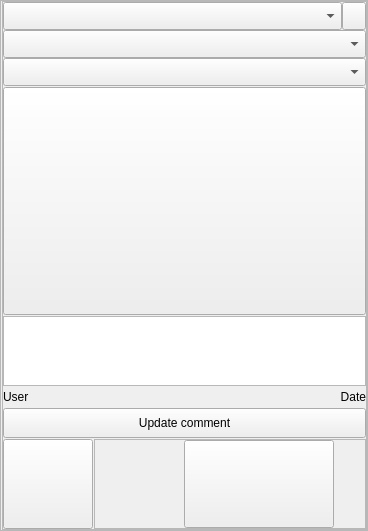
                  <widget class="QFrame" name="launcher_frame">
                   <property name="minimumSize">
                    <size>
                     <width>368</width>
                     <height>0</height>
                    </size>
                   </property>
                   <property name="maximumSize">
                    <size>
                     <width>368</width>
                     <height>16777215</height>
                    </size>
                   </property>
                   <property name="frameShape">
                    <enum>QFrame::StyledPanel</enum>
                   </property>
                   <property name="frameShadow">
                    <enum>QFrame::Raised</enum>
                   </property>
                   <layout class="QVBoxLayout" name="verticalLayout_10">
                    <property name="spacing">
                     <number>1</number>
                    </property>
                    <property name="leftMargin">
                     <number>1</number>
                    </property>
                    <property name="topMargin">
                     <number>0</number>
                    </property>
                    <property name="rightMargin">
                     <number>0</number>
                    </property>
                    <property name="bottomMargin">
                     <number>0</number>
                    </property>
                    <item>
                     <widget class="QFrame" name="launcher_frame_2">
                      <property name="frameShape">
                       <enum>QFrame::StyledPanel</enum>
                      </property>
                      <property name="frameShadow">
                       <enum>QFrame::Raised</enum>
                      </property>
                      <layout class="QVBoxLayout" name="verticalLayout_3">
                       <property name="spacing">
                        <number>1</number>
                       </property>
                       <property name="leftMargin">
                        <number>0</number>
                       </property>
                       <property name="topMargin">
                        <number>0</number>
                       </property>
                       <property name="rightMargin">
                        <number>0</number>
                       </property>
                       <property name="bottomMargin">
                        <number>0</number>
                       </property>
                       <item>
                        <layout class="QGridLayout" name="gridLayout_4">
                         <property name="spacing">
                          <number>0</number>
                         </property>
                         <item row="3" column="0">
                          <widget class="QComboBox" name="versions_comboBox">
                           <property name="minimumSize">
                            <size>
                             <width>0</width>
                             <height>28</height>
                            </size>
                           </property>
                          </widget>
                         </item>
                         <item row="2" column="0">
                          <widget class="QComboBox" name="software_comboBox">
                           <property name="minimumSize">
                            <size>
                             <width>0</width>
                             <height>28</height>
                            </size>
                           </property>
                          </widget>
                         </item>
                         <item row="1" column="0">
                          <layout class="QHBoxLayout" name="horizontalLayout_6">
                           <item>
                            <widget class="QComboBox" name="variants_comboBox">
                             <property name="minimumSize">
                              <size>
                               <width>0</width>
                               <height>28</height>
                              </size>
                             </property>
                            </widget>
                           </item>
                           <item>
                            <widget class="QPushButton" name="add_variant_pushButton">
                             <property name="sizePolicy">
                              <sizepolicy hsizetype="Fixed" vsizetype="Fixed">
                               <horstretch>0</horstretch>
                               <verstretch>0</verstretch>
                              </sizepolicy>
                             </property>
                             <property name="minimumSize">
                              <size>
                               <width>0</width>
                               <height>28</height>
                              </size>
                             </property>
                             <property name="maximumSize">
                              <size>
                               <width>24</width>
                               <height>16777215</height>
                              </size>
                             </property>
                             <property name="text">
                              <string/>
                             </property>
                            </widget>
                           </item>
                          </layout>
                         </item>
                        </layout>
                       </item>
                       <item>
                        <layout class="QHBoxLayout" name="horizontalLayout_13">
                         <property name="spacing">
                          <number>0</number>
                         </property>
                         <item>
                          <widget class="QPushButton" name="image_button">
                           <property name="sizePolicy">
                            <sizepolicy hsizetype="Expanding" vsizetype="Fixed">
                             <horstretch>0</horstretch>
                             <verstretch>0</verstretch>
                            </sizepolicy>
                           </property>
                           <property name="minimumSize">
                            <size>
                             <width>363</width>
                             <height>228</height>
                            </size>
                           </property>
                           <property name="maximumSize">
                            <size>
                             <width>363</width>
                             <height>228</height>
                            </size>
                           </property>
                           <property name="text">
                            <string/>
                           </property>
                          </widget>
                         </item>
                        </layout>
                       </item>
                       <item>
                        <widget class="QTextEdit" name="asset_comment_textEdit">
                         <property name="sizePolicy">
                          <sizepolicy hsizetype="Expanding" vsizetype="Expanding">
                           <horstretch>0</horstretch>
                           <verstretch>0</verstretch>
                          </sizepolicy>
                         </property>
                         <property name="verticalScrollBarPolicy">
                          <enum>Qt::ScrollBarAlwaysOff</enum>
                         </property>
                         <property name="horizontalScrollBarPolicy">
                          <enum>Qt::ScrollBarAlwaysOff</enum>
                         </property>
                         <property name="sizeAdjustPolicy">
                          <enum>QAbstractScrollArea::AdjustToContents</enum>
                         </property>
                        </widget>
                       </item>
                       <item>
                        <layout class="QHBoxLayout" name="horizontalLayout_7">
                         <item>
                          <widget class="QLabel" name="asset_user_label">
                           <property name="minimumSize">
                            <size>
                             <width>0</width>
                             <height>20</height>
                            </size>
                           </property>
                           <property name="maximumSize">
                            <size>
                             <width>16777215</width>
                             <height>20</height>
                            </size>
                           </property>
                           <property name="text">
                            <string>User</string>
                           </property>
                          </widget>
                         </item>
                         <item>
                          <widget class="QLabel" name="asset_date_label">
                           <property name="minimumSize">
                            <size>
                             <width>0</width>
                             <height>20</height>
                            </size>
                           </property>
                           <property name="maximumSize">
                            <size>
                             <width>16777215</width>
                             <height>20</height>
                            </size>
                           </property>
                           <property name="text">
                            <string>Date</string>
                           </property>
                           <property name="alignment">
                            <set>Qt::AlignRight|Qt::AlignTrailing|Qt::AlignVCenter</set>
                           </property>
                          </widget>
                         </item>
                        </layout>
                       </item>
                       <item>
                        <widget class="QPushButton" name="comment_pushButton">
                         <property name="minimumSize">
                          <size>
                           <width>0</width>
                           <height>30</height>
                          </size>
                         </property>
                         <property name="text">
                          <string>Update comment</string>
                         </property>
                        </widget>
                       </item>
                       <item>
                        <widget class="QFrame" name="launch_button_frame">
                         <property name="sizePolicy">
                          <sizepolicy hsizetype="Preferred" vsizetype="Fixed">
                           <horstretch>0</horstretch>
                           <verstretch>0</verstretch>
                          </sizepolicy>
                         </property>
                         <layout class="QHBoxLayout" name="horizontalLayout_5">
                          <property name="spacing">
                           <number>1</number>
                          </property>
                          <property name="leftMargin">
                           <number>0</number>
                          </property>
                          <property name="topMargin">
                           <number>0</number>
                          </property>
                          <property name="rightMargin">
                           <number>0</number>
                          </property>
                          <property name="bottomMargin">
                           <number>0</number>
                          </property>
                          <item>
                           <widget class="QPushButton" name="lock_pushButton">
                            <property name="sizePolicy">
                             <sizepolicy hsizetype="Fixed" vsizetype="Fixed">
                              <horstretch>0</horstretch>
                              <verstretch>0</verstretch>
                             </sizepolicy>
                            </property>
                            <property name="minimumSize">
                             <size>
                              <width>90</width>
                              <height>90</height>
                             </size>
                            </property>
                            <property name="maximumSize">
                             <size>
                              <width>90</width>
                              <height>90</height>
                             </size>
                            </property>
                            <property name="text">
                             <string/>
                            </property>
                           </widget>
                          </item>
                          <item>
                           <widget class="QFrame" name="launch_pushButton_Frame">
                            <property name="maximumSize">
                             <size>
                              <width>16777215</width>
                              <height>90</height>
                             </size>
                            </property>
                            <property name="frameShape">
                             <enum>QFrame::StyledPanel</enum>
                            </property>
                            <property name="frameShadow">
                             <enum>QFrame::Raised</enum>
                            </property>
                            <layout class="QHBoxLayout" name="horizontalLayout_10">
                             <property name="spacing">
                              <number>0</number>
                             </property>
                             <property name="leftMargin">
                              <number>0</number>
                             </property>
                             <property name="topMargin">
                              <number>0</number>
                             </property>
                             <property name="rightMargin">
                              <number>0</number>
                             </property>
                             <property name="bottomMargin">
                              <number>0</number>
                             </property>
                             <item>
                              <spacer name="horizontalSpacer_7">
                               <property name="orientation">
                                <enum>Qt::Horizontal</enum>
                               </property>
                               <property name="sizeType">
                                <enum>QSizePolicy::Expanding</enum>
                               </property>
                               <property name="sizeHint" stdset="0">
                                <size>
                                 <width>0</width>
                                 <height>20</height>
                                </size>
                               </property>
                              </spacer>
                             </item>
                             <item>
                              <widget class="QLabel" name="launch_image_label">
                               <property name="minimumSize">
                                <size>
                                 <width>58</width>
                                 <height>58</height>
                                </size>
                               </property>
                               <property name="maximumSize">
                                <size>
                                 <width>58</width>
                                 <height>58</height>
                                </size>
                               </property>
                               <property name="text">
                                <string/>
                               </property>
                               <property name="alignment">
                                <set>Qt::AlignCenter</set>
                               </property>
                              </widget>
                             </item>
                             <item>
                              <widget class="QPushButton" name="launch_pushButton">
                               <property name="sizePolicy">
                                <sizepolicy hsizetype="Expanding" vsizetype="Expanding">
                                 <horstretch>0</horstretch>
                                 <verstretch>0</verstretch>
                                </sizepolicy>
                               </property>
                               <property name="minimumSize">
                                <size>
                                 <width>150</width>
                                 <height>0</height>
                                </size>
                               </property>
                               <property name="maximumSize">
                                <size>
                                 <width>16777215</width>
                                 <height>90</height>
                                </size>
                               </property>
                               <property name="shortcut">
                                <string>Shift+L</string>
                               </property>
                              </widget>
                             </item>
                             <item>
                              <spacer name="horizontalSpacer_3">
                               <property name="orientation">
                                <enum>Qt::Horizontal</enum>
                               </property>
                               <property name="sizeType">
                                <enum>QSizePolicy::Expanding</enum>
                               </property>
                               <property name="sizeHint" stdset="0">
                                <size>
                                 <width>0</width>
                                 <height>20</height>
                                </size>
                               </property>
                              </spacer>
                             </item>
                            </layout>
                           </widget>
                          </item>
                         </layout>
                        </widget>
                       </item>
                      </layout>
                     </widget>
                    </item>
                   </layout>
                  </widget>
